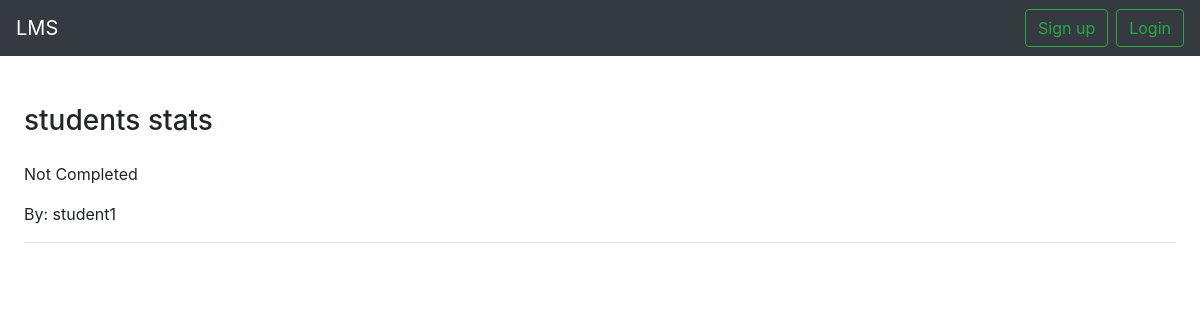
The app's page /topic_unit_stats/1/1/, older data.
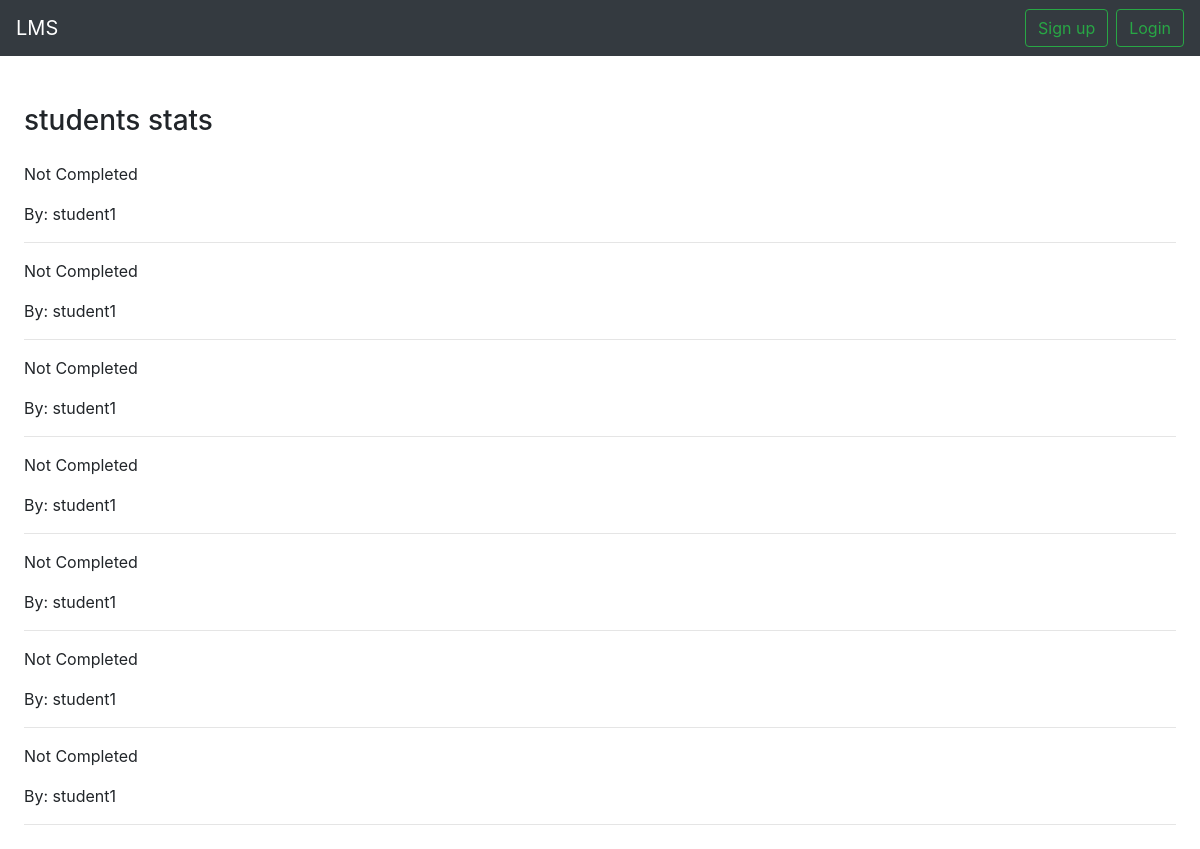
The same page, newer data.
### courses/models.py (models this page shows, shortened)
class mytopics(models.Model):
    user = models.ForeignKey(User, on_delete=models.CASCADE)
    coursetopic  = models.ForeignKey(courseTopic, on_delete=models.CASCADE)
    documents = models.ManyToManyField(myFiles, blank=True)
    done = models.BooleanField(default=False)

### courses/views.py (the view)
# urls.py: path('topic_unit_stats/<topicid>/<documentid>/', views.topic_unit_stats, name='topic-unit-stats'),
def topic_unit_stats(request, topicid, documentid):
    my_topics = mytopics.objects.filter(coursetopic__id=topicid)
    coursetopic = courseTopic.objects.get(id=topicid)
    return render(request, "topic_unit_stats.html", {'my_topics': my_topics, 'documentid': documentid, 'coursetopic': coursetopic})

### templates/topic_unit_stats.html
{% extends 'base.html' %}
{% load custom_tags %}
{% block content %}
  <div class="m-4">
    <h3 class="mt-5 mb-4">students stats </h3>
    {% if my_topics %}
        {% for my_topic in my_topics %}
            <div>
                {% if my_topic.id|unit_status:document.id %}
                    <p>Completed</p>
                {% else %}
                    <p>Not Completed</p>
                {% endif %}
                <p>By: {{my_topic.user.username}}</p>
            </div>
            <hr />
        {% endfor %}
    {% else %}
            <h3>Nobody have completed this...</h3>
    {% endif %}
  </div>
{% endblock content %}

Row changes from the older to the newer data that the page shows:
added mytopics: shows "Not Completed", user.username "student1"
added mytopics: shows "Not Completed", user.username "student1"
added mytopics: shows "Not Completed", user.username "student1"
added mytopics: shows "Not Completed", user.username "student1"
added mytopics: shows "Not Completed", user.username "student1"
added mytopics: shows "Not Completed", user.username "student1"
